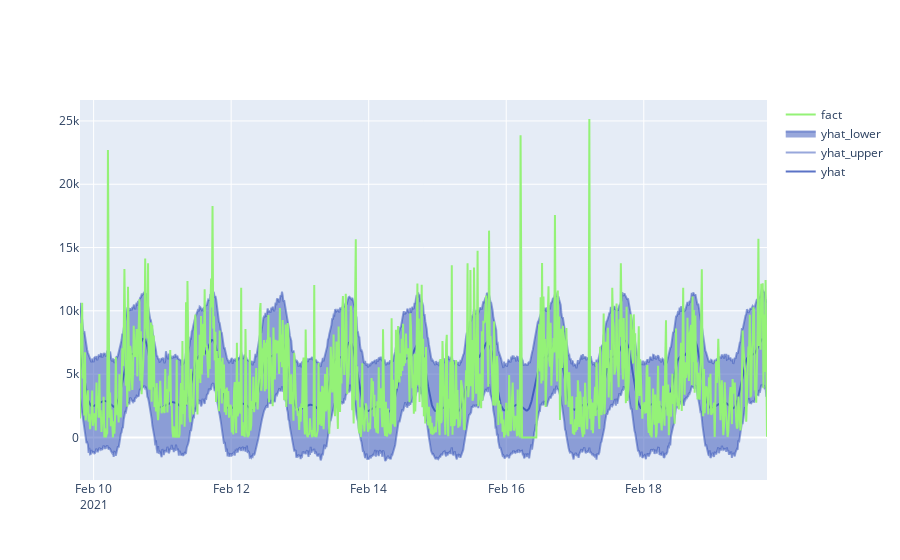

Notebook code cell kept with this figure:
### Markdown cell above
# Configure Prophet algorithm

We use the [Prophet](https://facebook.github.io/prophet/) algorithm to analyse the time-series forecasted. Then, we train the model and predict the forecasted with the same input.

### Code cell
from prophet import Prophet
from prophet.plot import add_changepoints_to_plot

#Configure prophet engine
prophet = Prophet()
#train
model = prophet.fit(df)
#run
forecasted = model.predict(df)
forecasted['fact'] = df['y'].reset_index(drop = True)

#render
fig = go.Figure()
#display model
fig.add_trace(go.Scatter(
    x=forecasted.ds,
    y=forecasted.yhat,
    line_color='rgba(51, 81, 184, 0.8)',
    name="yhat"))
fig.add_trace(go.Scatter(
    x=forecasted.ds,
    y=forecasted.yhat_upper,
    line_color='rgba(51, 81, 184, 0.5)',
    customdata=forecasted.yhat_upper - forecasted.yhat,
    hovertemplate='yhat_upper:%{y:.3f}<br>ref:%{customdata:.2f}',
    name="yhat_upper"))
fig.add_trace(go.Scatter(
    x=forecasted.ds,
    y=forecasted.yhat_lower,
    customdata=forecasted.yhat - forecasted.yhat_lower,
    hovertemplate='yhat_upper:%{y:.3f}<br>ref:%{customdata:.2f}',
    fill='tonexty',
    line_color='rgba(51, 81, 184, 0.5)',
    name="yhat_lower"))
#display fact
fig.add_trace(go.Scatter(
    x=forecasted.ds,
    y=forecasted.fact,
    line_color='rgba(148, 242, 119, 1)',
    name="fact"))
fig.show()

### Figure 1 — Plotly figure (JSON) as saved in the notebook; plotly's stock layout.template omitted (floating-point values rounded to 4 significant figures; data arrays with more than 128 entries replaced by an {"elided": "..."} marker saying what was removed)
{"data": [{"line": {"color": "rgba(51, 81, 184, 0.8)"}, "name": "yhat", "type": "scatter", "x": {"elided": "960 str values"}, "y": {"elided": "960 float values"}}, {"customdata": {"elided": "960 float values"}, "hovertemplate": "yhat_upper:%{y:.3f}<br>ref:%{customdata:.2f}", "line": {"color": "rgba(51, 81, 184, 0.5)"}, "name": "yhat_upper", "type": "scatter", "x": {"elided": "960 str values"}, "y": {"elided": "960 float values"}}, {"customdata": {"elided": "960 float values"}, "fill": "tonexty", "hovertemplate": "yhat_upper:%{y:.3f}<br>ref:%{customdata:.2f}", "line": {"color": "rgba(51, 81, 184, 0.5)"}, "name": "yhat_lower", "type": "scatter", "x": {"elided": "960 str values"}, "y": {"elided": "960 float values"}}, {"line": {"color": "rgba(148, 242, 119, 1)"}, "name": "fact", "type": "scatter", "x": {"elided": "960 str values"}, "y": {"elided": "960 int values"}}], "layout": {}}
